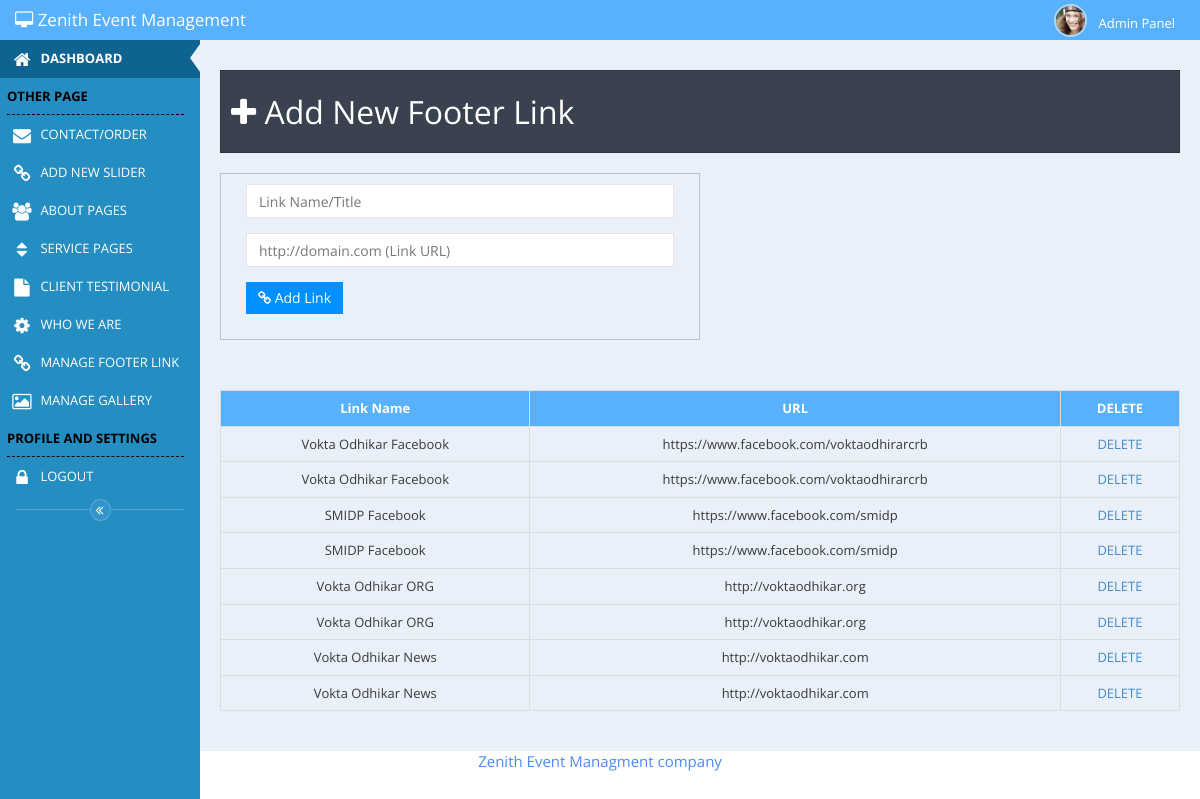
Page /admin-7/admin/manage_footer.php on the committed database.
### tables this page shows
CREATE TABLE `footer_link` (
  `id` int(11) NOT NULL,
  `title` varchar(400) NOT NULL,
  `url` varchar(500) NOT NULL,
  `update_date` timestamp NOT NULL DEFAULT CURRENT_TIMESTAMP ON UPDATE CURRENT_TIMESTAMP
);

### admin-7/admin/manage_footer.php (the view, shortened to what this page needs)
<?php
	require_once 'head.php';
	require_once 'left_side_nav.php';
?>
<div id="main-content" class="main-content">
		<div class="page-title">
				<h1><i class="fa fa-plus"></i> Add New Footer Link </h1>
		</div>
			<?php
				if (isset($_GET['edit'])) {
					$id=$_GET['edit'];
					$edit_query="SELECT * FROM project WHERE id='$id'";
					if($run_edit=mysql_query($edit_query)){
						while($edit_row=mysql_fetch_array($run_edit)){
							$id=$edit_row['id'];
							$address=$edit_row['address'];
							$simage=$edit_row['image'];
							$sname=$edit_row['name'];
							$sdetails=$edit_row['details'];
							echo '
							<form action="" method="POST" enctype="multipart/form-data">
							<div  class="form-group col-lg-12" >
							<label><strong>Link</strong></label>
								<input class="form-control" type="text" value="http://selfaid4.org/detail.php?type=news&id='.$id.'&headline='.$sname.'" readonly>
							</div>
							<div class="form-group col-lg-12 col-sm-12 col-md-12 col-xs-12" style="max-height:200px;overflow:hidden;">
									<img src="../../images/upload/'.$simage.'" style="max-width:200px;" alt="'.$sname.'">
								</div>
								<div class="form-group col-lg-4 ">
									<input type="text" name="pname" class=" form-control " value="'.$sname.'">
								</div>
								<div class="form-group col-lg-4 " style="display:none;">
									<input type="text" name="pimage_old" class=" form-control " value="'.$simage.'">
								</div>
								<div class="form-group col-lg-4" style="display:none;">
									<input type="text" name="pid" class=" form-control " value="'.$id.'">
								</div>
								<div class="form-group col-lg-4 "  style="display:none;">
									<input type="text" name="paddress" class=" form-control " value="'.$address.'">
								</div>
								<div class="orm-group col-lg-4 ">
									<input type="FILE" name="pimage" class=" form-control ">
								</div>
								<div class="form-group  col-lg-12 col-sm-12 col-md-12 col-xs-12">
									<textarea id="summernote" name="pdetails" >'.$sdetails.'</textarea>
								</div>
								<div class="form-group col-lg-12 col-sm-12 col-md-12 col-xs-12">
								      <input type="submit" name="service_update" class="upload" value="Update Information">
								</div>
							</form>
							';
						}
					}else{
						echo mysql_error();
					}
				}
				else{
					echo '
					<form action="" method="POST" enctype="multipart/form-data" class="col-lg-6">
        				<div class="form-group col-lg-12 ">
        					<input type="text" name="pname" class=" form-control " placeholder="Link Name/Title">
        				</div>
        				<div class="form-group col-lg-12 ">
        					<input type="text" name="purl" class=" form-control " placeholder="http://domain.com (Link URL)">
        				</div>
            				<div class="form-group col-lg-12 col-sm-12 col-md-12 col-xs-12">
            				      <button type="submit" name="service_insert" class="btn btn-md btn-primary" value="Insert Link"><i class="fa fa-chain"></i> Add Link</button>
            				</div>
            			</form>
					';
				}
			?>
			<?php
			echo '
			<table class="table table-bordered">
						<thead>
						<tr>
						<th>Link Name</th>
						<th>URL</th>
						<th>DELETE</th>
						</tr>
						</thead>
						<tbody>
				';
						$we_care_main="SELECT * FROM footer_link ORDER BY id DESC";
						if($we_care_main1=mysql_query($we_care_main)){
						while ($we_care_main2=mysql_fetch_assoc($we_care_main1)) {
							$empid         =$we_care_main2['id'];
							$empname      =$we_care_main2['title'];
							$url      =$we_care_main2['url'];
							echo '
							 <tr>
						        <td>'.$empname.'</td>
						        <td>'.$url.'</td>
								<td>
								    <a href="manage_footer.php?delete='.$empid.'">DELETE</a>
								</td>
						      </tr>
							';
							}
						}
						echo '
						</tbody>
						</table>
						';
				?>
</div>
<?php
	require_once 'footer.php';
?>

### admin-7/admin/css/admin_page_style.css (style rules this page uses)
* { margin: 0; padding: 0; }
.main-content { overflow: hidden; }
.main-content .page-title { border:1px solid rgba(0,0,0,0.2); overflow: hidden; padding: 10px; margin:20px 0 ; background: #3a4250; color: #fff; }
.main-content form { overflow: hidden; border:1px solid rgba(0,0,0,0.2); margin:0 0 50px 0 ; padding: 10px; }
.main-content table td { text-align: center; }
.main-content table th { text-align: center; background: #58B1FC; color: #fff; }

### rows in the picture
footer_link: title "Vokta Odhikar Facebook", url "https://www.facebook.com/voktaodhirarcrb"
footer_link: title "Vokta Odhikar Facebook", url "https://www.facebook.com/voktaodhirarcrb"
footer_link: title "SMIDP Facebook", url "https://www.facebook.com/smidp"
footer_link: title "SMIDP Facebook", url "https://www.facebook.com/smidp"
footer_link: title "Vokta Odhikar ORG", url "http://voktaodhikar.org"
footer_link: title "Vokta Odhikar ORG", url "http://voktaodhikar.org"
footer_link: title "Vokta Odhikar News", url "http://voktaodhikar.com"
footer_link: title "Vokta Odhikar News", url "http://voktaodhikar.com"
